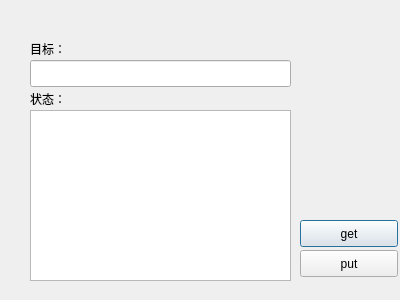
<?xml version="1.0" encoding="UTF-8"?>
<ui version="4.0">
 <class>Dialog</class>
 <widget class="QDialog" name="Dialog">
  <property name="geometry">
   <rect>
    <x>0</x>
    <y>0</y>
    <width>400</width>
    <height>300</height>
   </rect>
  </property>
  <property name="windowTitle">
   <string>Dialog</string>
  </property>
  <widget class="QLineEdit" name="edtDst">
   <property name="geometry">
    <rect>
     <x>30</x>
     <y>60</y>
     <width>261</width>
     <height>27</height>
    </rect>
   </property>
  </widget>
  <widget class="QLabel" name="label">
   <property name="geometry">
    <rect>
     <x>30</x>
     <y>40</y>
     <width>66</width>
     <height>17</height>
    </rect>
   </property>
   <property name="text">
    <string>目标：</string>
   </property>
  </widget>
  <widget class="QTextBrowser" name="textBrowser">
   <property name="geometry">
    <rect>
     <x>30</x>
     <y>110</y>
     <width>261</width>
     <height>171</height>
    </rect>
   </property>
  </widget>
  <widget class="QLabel" name="label_2">
   <property name="geometry">
    <rect>
     <x>30</x>
     <y>90</y>
     <width>66</width>
     <height>17</height>
    </rect>
   </property>
   <property name="text">
    <string>状态：</string>
   </property>
  </widget>
  <widget class="QPushButton" name="pushButton">
   <property name="geometry">
    <rect>
     <x>300</x>
     <y>220</y>
     <width>98</width>
     <height>27</height>
    </rect>
   </property>
   <property name="text">
    <string>get</string>
   </property>
  </widget>
  <widget class="QPushButton" name="pushButton_2">
   <property name="geometry">
    <rect>
     <x>300</x>
     <y>250</y>
     <width>98</width>
     <height>27</height>
    </rect>
   </property>
   <property name="text">
    <string>put</string>
   </property>
  </widget>
 </widget>
 <layoutdefault spacing="6" margin="11"/>
 <resources/>
 <connections/>
</ui>
